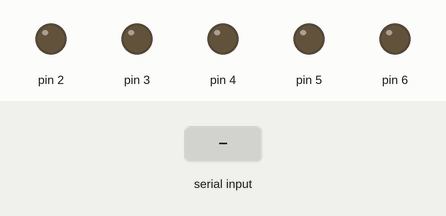
Simulated run of this sketch. Board: Arduino Uno, built with avr-gcc and run on an emulated ATmega328P. On the bench: output pins drawn as LEDs (lit = HIGH). The inputs (shaded band) are chosen by the test bench.

Above: at 1.2 s.
1.3 s: "1\n" received over Serial
At 2.3 s:
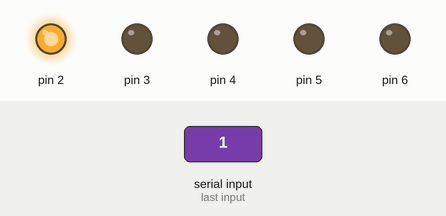
2.8 s: "2\n" received over Serial
At 3.5 s:
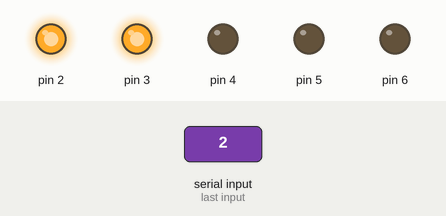
4.3 s: "3\n" received over Serial
At 4.6 s:
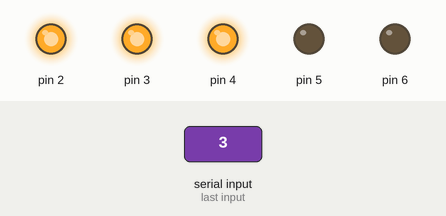
5.8 s: "4\n" received over Serial
At 6.9 s:
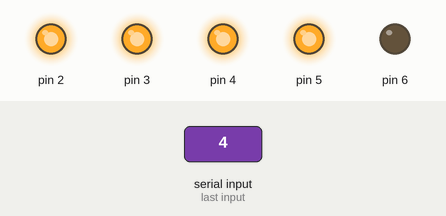
7.3 s: "5\n" received over Serial
At 8.1 s:
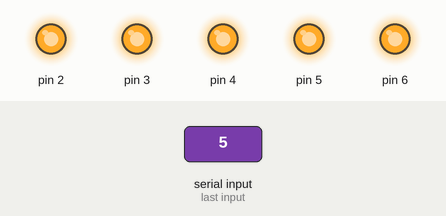
8.8 s: "0\n" received over Serial
At 9.2 s:
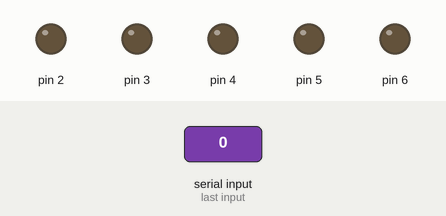
Timing chart, 0 to 11.3 s (numbered marks = the images above; inputs shaded):
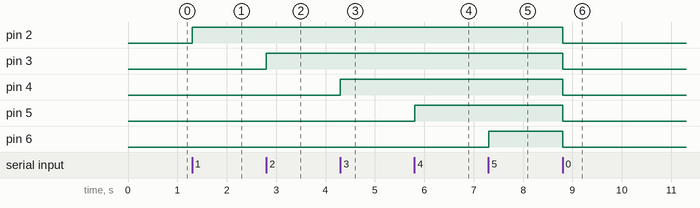

The sketch:

finger.ino
```cpp
String x;
void setup() {
  for (int i=2; i<=6 ; i++)
      pinMode(i, OUTPUT);
   Serial.begin(9600); }

void loop() {
 if(Serial.available() >0) {
  x=Serial.readStringUntil('\n');
  if (x =="1")
  { digitalWrite(2,HIGH); digitalWrite(3,LOW);
    digitalWrite(4,LOW);  digitalWrite(5,LOW);
    digitalWrite(6,LOW);  }
else if (x =="2")
  { digitalWrite(2,HIGH); digitalWrite(3,HIGH);
    digitalWrite(4,LOW);  digitalWrite(5,LOW);
       digitalWrite(6,LOW);  }
       else if (x =="3")
  { digitalWrite(2,HIGH); digitalWrite(3,HIGH);
    digitalWrite(4,HIGH); digitalWrite(5,LOW);
       digitalWrite(6,LOW);  }
       else if (x =="4")
  { digitalWrite(2,HIGH); digitalWrite(3,HIGH);
    digitalWrite(4,HIGH); digitalWrite(5,HIGH);
       digitalWrite(6,LOW);  }
 else if (x =="5")
  { digitalWrite(2,HIGH); digitalWrite(3,HIGH);
    digitalWrite(4,HIGH); digitalWrite(5,HIGH);
       digitalWrite(6,HIGH);  }
else  if (x =="0")  {
  digitalWrite(2,LOW); digitalWrite(3,LOW);
  digitalWrite(4,LOW); digitalWrite(5,LOW);
       digitalWrite(6,LOW);  } }}
```

Measured:
- after the input at 1.3 s, pin 2: LOW → HIGH at once
- after the input at 2.8 s, pin 3: LOW → HIGH at once
- after the input at 4.3 s, pin 4: LOW → HIGH at once
- after the input at 5.8 s, pin 5: LOW → HIGH at once
- after the input at 7.3 s, pin 6: LOW → HIGH at once
- after the input at 8.8 s, pin 2–6: HIGH → LOW at once
